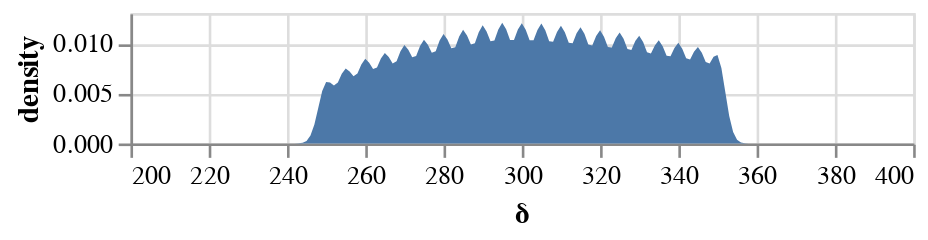

This figure's notebook cell:
### Code cell
alt.Chart(df2).transform_density(
     'δ',
    as_ = ['δ', 'density'],
    bandwidth=2,
    extent= [200, 400]
).mark_area().encode(
    alt.X('δ:Q'),
    alt.Y('density:Q'),
).properties(width=300, height=50)

### Figure 1 — Vega-Lite specification as saved in the notebook (floating-point values rounded to 4 significant figures; data arrays with more than 128 entries replaced by an {"elided": "..."} marker saying what was removed)
{"config": {"view": {"continuousWidth": 400, "continuousHeight": 300}}, "data": {"name": "data-f223b57b93517290b531b3712c59257e"}, "mark": "area", "encoding": {"x": {"type": "quantitative", "field": "δ"}, "y": {"type": "quantitative", "field": "density"}}, "height": 50, "transform": [{"density": "δ", "bandwidth": 2, "extent": [200, 400], "as": ["δ", "density"]}], "width": 300, "$schema": "https://vega.github.io/schema/vega-lite/v4.8.1.json", "datasets": {"data-f223b57b93517290b531b3712c59257e": {"elided": "8214 records"}}}
